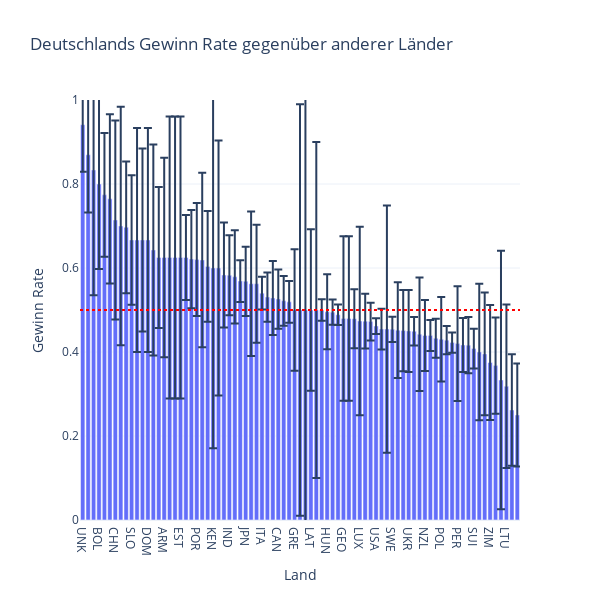

Here is the notebook cell this chart was saved with:
### Code cell
# Germanys win rate against other countries
germanys_wins = win_counts.loc[win_counts["winner_ioc"] == "GER"].sort_values(by="win_rate", ascending=False)
px.bar(germanys_wins, x="loser_ioc", y="win_rate", title="Deutschlands Gewinn Rate gegenüber anderer Länder",
       height=600, width=600, range_y=[0, 1], labels={
        "loser_ioc": "Land",
        "win_rate": "Gewinn Rate"
    }, error_y="win_rate_ci", template="plotly_white").add_hline(y=0.5, line_dash="dot", line_color="red")

### Figure 1 — Plotly figure (JSON) as saved in the notebook; plotly's stock layout.template omitted (floating-point values rounded to 4 significant figures)
{"data": [{"alignmentgroup": "True", "error_y": {"array": [0.1119, 0.1376, 0.2982, 0.2024, 0.1472, 0.2016, 0.2366, 0.284, 0.1568, 0.154, 0.2667, 0.2178, 0.2667, 0.251, 0.1677, 0.2372, 0.3355, 0.3355, 0.3355, 0.1012, 0.117, 0.1345, 0.2077, 0.1317, 0.4294, 0.3036, 0.1247, 0.09524, 0.111, 0.04993, 0.08234, 0.1719, 0.1403, 0.03876, 0.05877, 0.08822, 0.07063, 0.05915, 0.04978, 0.1445, 0.49, 0.693, 0.1922, 0.4001, 0.02588, 0.08909, 0.02989, 0.02452, 0.1958, 0.1958, 0.0703, 0.2245, 0.0651, 0.04504, 0.01874, 0.04838, 0.2943, 0.0302, 0.1142, 0.09657, 0.09751, 0.03384, 0.135, 0.08467, 0.03679, 0.04645, 0.1006, 0.03354, 0.02394, 0.1368, 0.06399, 0.06683, 0.04735, 0.1623, 0.1461, 0.137, 0.1146, 0.308, 0.1946, 0.133, 0.1225]}, "hovertemplate": "Land=%{x}<br>Gewinn Rate=%{y}<extra></extra>", "legendgroup": "", "marker": {"color": "#636efa", "pattern": {"shape": ""}}, "name": "", "offsetgroup": "", "orientation": "v", "showlegend": false, "textposition": "auto", "x": ["UNK", "VEN", "ALG", "BOL", "TPE", "PHI", "CHN", "MDA", "THA", "SLO", "CRC", "TUN", "DOM", "MON", "NOR", "ARM", "NGR", "IRI", "EST", "DEN", "MEX", "POR", "YUG", "BLR", "KEN", "BAH", "KAZ", "IND", "COL", "RSA", "JPN", "EGY", "KOR", "ITA", "BEL", "ISR", "CAN", "BRA", "AUT", "GRE", "TCH", "SEN", "LAT", "URS", "GER", "HUN", "AUS", "FRA", "GEO", "BIH", "SVK", "LUX", "ROU", "NED", "USA", "GBR", "TUR", "SWE", "ECU", "FIN", "UKR", "CZE", "URU", "NZL", "RUS", "CRO", "POL", "ARG", "ESP", "PER", "SRB", "CHI", "SUI", "BUL", "PAR", "ZIM", "MAR", "PAK", "LTU", "UZB", "CYP"], "xaxis": "x", "y": [0.9412, 0.8696, 0.8333, 0.8, 0.7742, 0.7647, 0.7143, 0.7, 0.697, 0.6667, 0.6667, 0.6667, 0.6667, 0.6429, 0.625, 0.625, 0.625, 0.625, 0.625, 0.625, 0.6212, 0.62, 0.619, 0.6038, 0.6, 0.6, 0.5833, 0.5825, 0.5789, 0.5688, 0.5683, 0.5625, 0.5625, 0.5402, 0.5307, 0.5285, 0.526, 0.5219, 0.5194, 0.5, 0.5, 0.5, 0.5, 0.5, 0.5, 0.4959, 0.4949, 0.4887, 0.48, 0.48, 0.4794, 0.4737, 0.4735, 0.4725, 0.4618, 0.4545, 0.4545, 0.454, 0.4521, 0.451, 0.45, 0.4494, 0.4423, 0.4394, 0.4392, 0.4325, 0.4301, 0.4282, 0.4224, 0.42, 0.4167, 0.4163, 0.4082, 0.4, 0.3953, 0.375, 0.3676, 0.3333, 0.3182, 0.2619, 0.25], "yaxis": "y", "type": "bar"}], "layout": {"xaxis": {"anchor": "y", "domain": [0.0, 1.0], "title": {"text": "Land"}}, "yaxis": {"anchor": "x", "domain": [0.0, 1.0], "title": {"text": "Gewinn Rate"}, "range": [0, 1]}, "legend": {"tracegroupgap": 0}, "title": {"text": "Deutschlands Gewinn Rate gegenüber anderer Länder"}, "barmode": "relative", "height": 600, "width": 600, "shapes": [{"line": {"color": "red", "dash": "dot"}, "type": "line", "x0": 0, "x1": 1, "xref": "x domain", "y0": 0.5, "y1": 0.5, "yref": "y"}]}}
